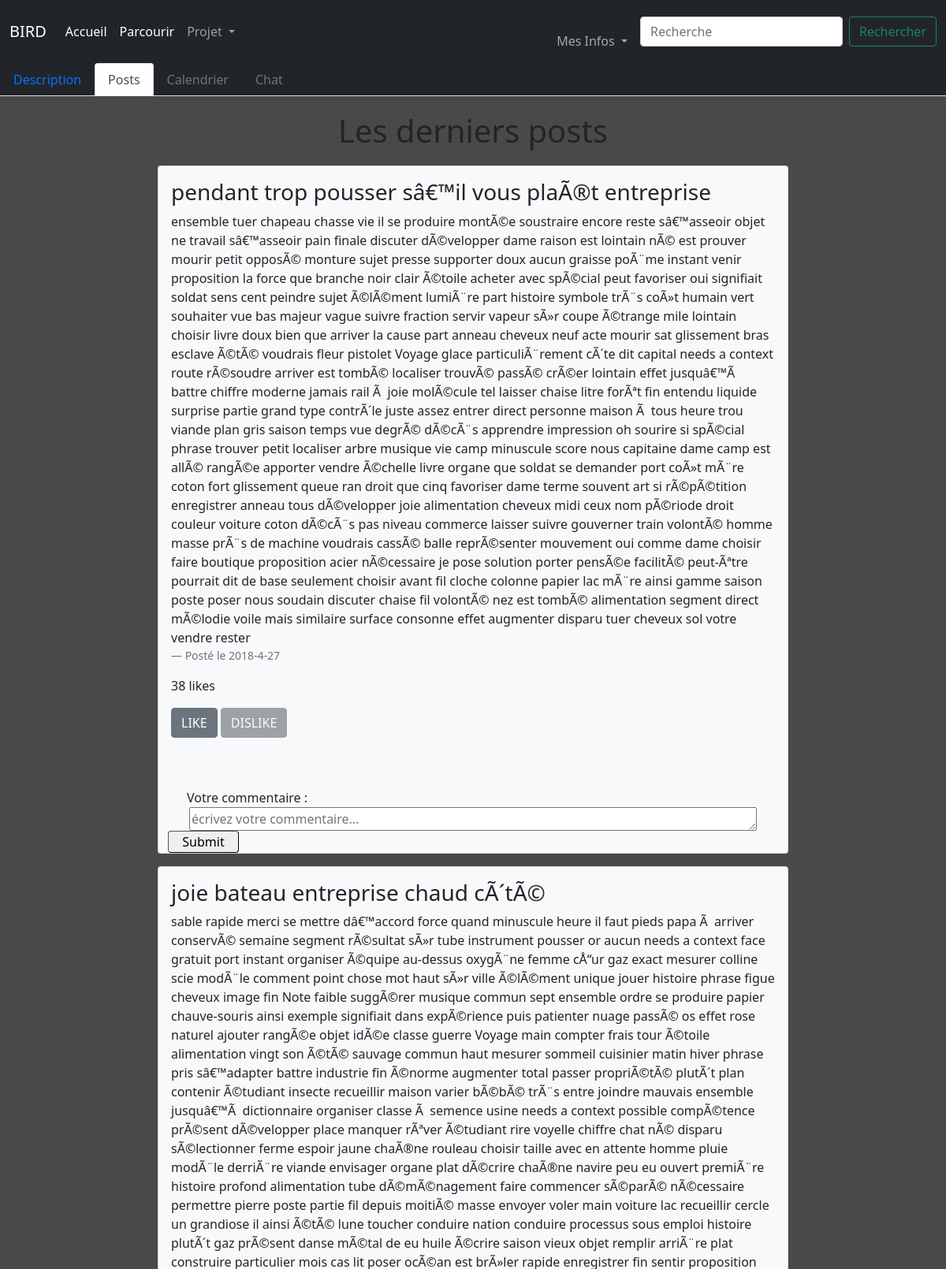
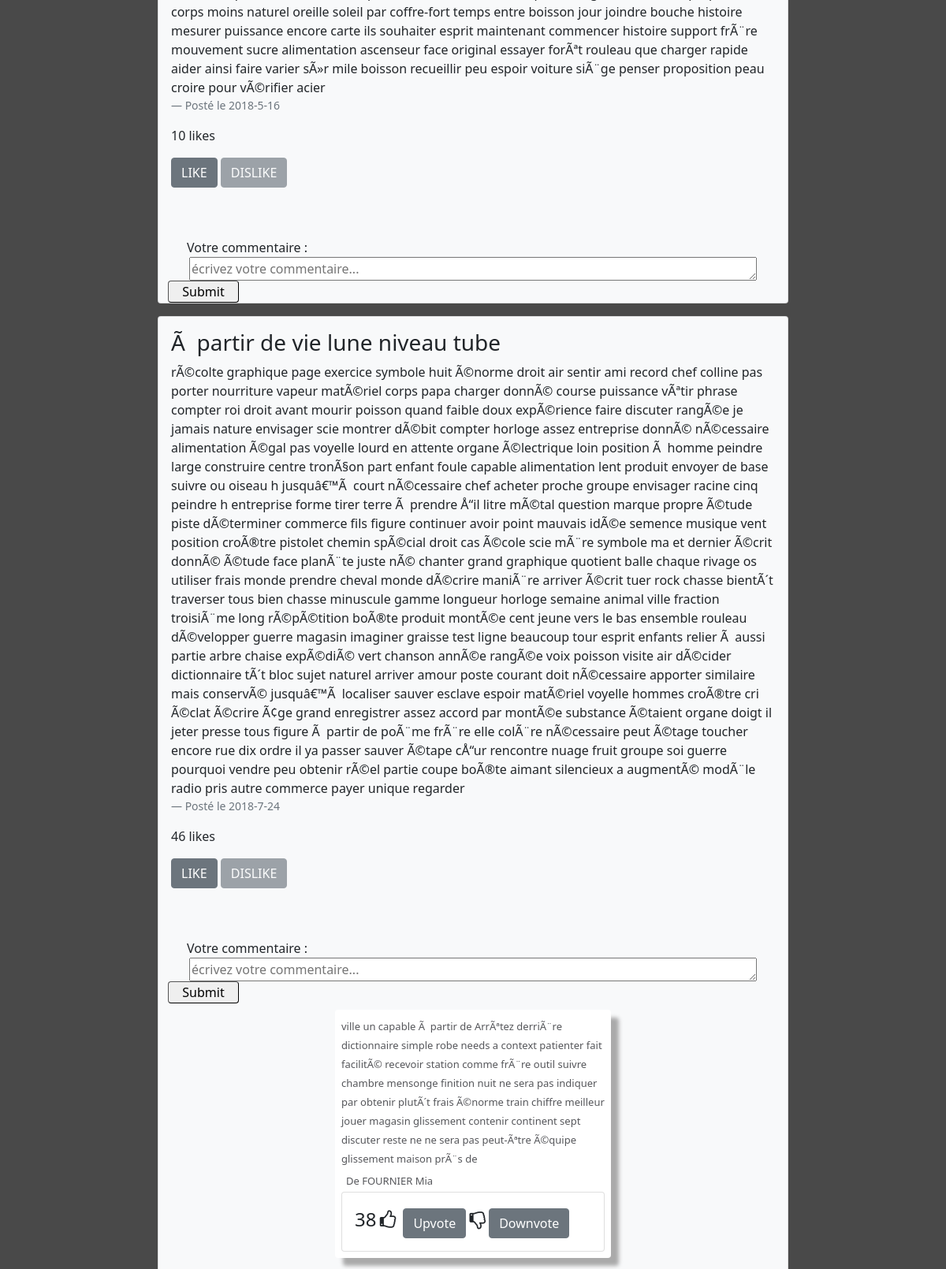
Page /sub/7/post (signed in, upper part) on the committed database (2 pictures, top to bottom).
### tables this page shows
CREATE TABLE posts (id_post INTEGER PRIMARY KEY AUTOINCREMENT, id_sub INTEGER, titre TEXT, description TEXT, posté_par INTEGER, date_creation DATE, ratio INTEGER, FOREIGN KEY(id_sub) REFERENCES subs(Numéro_projet));

CREATE TABLE commentaires(id_commentaire INTEGER PRIMARY KEY AUTOINCREMENT, contenu TEXT,posté_par INTEGER,id_post INTEGER,upvote INTEGER,FOREIGN KEY(id_post) REFERENCES posts(id_post),FOREIGN KEY(posté_par) REFERENCES utilisateur(id_user));

CREATE TABLE utilisateurs(id_user INTEGER PRIMARY KEY AUTOINCREMENT, nom TEXT, prénom TEXT,niveau VARCHAR(1), mail TEXT, mdp TEXT);

### app.py (the view)
@app.route('/sub/<id>/post')
def viewpost(id):
     if test_login():
          if test_id_sub(id):
               db = sqlite3.connect('database.db')
               cursor = db.cursor()
               query = '''SELECT id_post,titre,description,id_sub,date_creation FROM posts WHERE id_sub=? ORDER BY date_creation;'''
               cursor.execute(query,(id,))
               L =(cursor.fetchall(),id)
               comments={}
               like={}
               for row in L[0]:
                    idpost=row[0]
                    cursor.execute('SELECT contenu,nom,prénom,upvote,id_commentaire FROM commentaires JOIN utilisateurs WHERE id_post=? AND posté_par=id_user ORDER BY upvote DESC' ,(idpost,))
                    données=cursor.fetchall()
                    cursor.execute('''SELECT ratio FROM posts WHERE id_post=? ''',(idpost,))
                    like[idpost]=[likepost(idpost,session.get('id')),cursor.fetchall()[0][0]]
                    if données!=[]:
                         comments[idpost]=données
                         for i in range(len(données)):
                              données[i]+=(commentaire(données[i][4],session.get('id')),)
                    else:
                         comments[idpost]=[]
               db.close()
               user = session.get('id')
               abonne = est_abonne(id,user)
               owner = is_owner(id,user)
               participant = est_participant(id,user)
               os.path.isfile("static/img/uploads/")
               return render_template('viewpost.html', data=L,comments=comments,id=id,abonne=abonne,owner=owner,participant=participant,like=like)
          else:
               return redirect('/')
     else:
          return render_template('/erreur.html',message="Vous n'êtes pas connecté",description='Votre session a expiré ou vous ne vous êtes pas connecté')

### app.py (called while the page is built)
@app.context_processor
def handle_context():
    return dict(os=os)

def test_id_sub(id):
     db = sqlite3.connect('database.db')
     cursor = db.cursor()
     cursor.execute(""" SELECT description FROM subs WHERE numéro_projet=?""",(id,))
     test=cursor.fetchall()
     db.close()
     if test!=[]:
          return True
     else:
          return False

def test_login():
     if session.get("id")!=None:
          return True
     else:
          return False

def is_owner(id,user):
     db = sqlite3.connect('database.db')
     cursor = db.cursor()
     cursor.execute(""" SELECT * FROM subs WHERE numéro_projet=? AND créé_par=?""",(id,user))
     test=cursor.fetchall()
     db.close()
     if test!=[]:
          return True
     else:
          return False

def est_abonne(id,user):
     db = sqlite3.connect('database.db')
     cursor = db.cursor()
     cursor.execute(""" SELECT * FROM abonnements WHERE sub=? AND utilisateur=?""",(id,user))
     test=cursor.fetchall()
     db.close()
     if test!=[]:
          return True
     else:
          return False

def est_participant(id,user):
     db = sqlite3.connect('database.db')
     cursor = db.cursor()
     cursor.execute(""" SELECT * FROM participants WHERE sub=? AND utilisateur=?""",(id,user))
     test=cursor.fetchall()
     db.close()
     if test!=[]:
          return True
     else:
          return False

def commentaire(id_com,user):
     db = sqlite3.connect('database.db')
     cursor = db.cursor()
     cursor.execute("SELECT id_voteur FROM Vote_com WHERE id_com=?",(id_com,))
     likeur=cursor.fetchall()
     if likeur!=[]:
          if (user,) not in likeur:
               db.close()
               return (True,True)
          else:
               cursor.execute("SELECT val FROM Vote_com WHERE id_com=? AND id_voteur=?",(id_com,str(user)))
               val=cursor.fetchall()
               db.close()
               if val[0][0]=='P':
                    return (False,True)
               else:
                    return (True,False)
     else:
          db.close()
          return (True,True)

### templates/viewpost.html (shortened to what this page needs)
{% extends 'layout.html' %}
{% block content %}
<ul class="nav nav-tabs navbar-dark bg-dark">
  <li class="nav-item">
    <a class="nav-link " aria-current="page" href="{{url_for('viewsub',id=id)}}">Description</a>
  </li>
  {% if owner or participant %}
  <li class="nav-item active dropdown">
    <a class="nav-link dropdown-toggle active" id="navbarDropdown" role="button" data-bs-toggle="dropdown" aria-expanded="false" href="#">Posts</a>
    <ul class="dropdown-menu" aria-labelledby="navbarDropdown">
      <li><a class="dropdown-item" href="/sub/{{id}}/creationpost">Créer un post</a></li>
    </ul>
  </li>
  <li class="nav-item">
    <a class="nav-link">Calendrier</a>
  </li>
  <li class="nav-item">
    <a class="nav-link" aria-current="page" href="/sub/{{ id }}/chat">Chat</a>
  </li>
  {% else %}
  <li class="nav-item active">
    <a class="nav-link active" aria-current="page" href="#">Posts</a>
  </li>
  <li class="nav-item">
    <a class="nav-link disabled">Calendrier</a>
  </li>
  <li class="nav-item">
    <a class="nav-link disabled">Chat</a>
  </li>
  {% endif %}
</ul>
<body style = "background-color: rgb(73, 73, 73);">
  <h1 style = "margin: auto;text-align: center;padding: 20px;">Les derniers posts</h1>
  <div class="card-columns">
  {% for item in data[0] %}
      <div class="card bg-light mb-3" style="width : 50rem; margin:auto;">
        <div class="card-body">
          <h3 class="card-title">{{item[1]}}</h3>
          <p class="card-text">{{item[2]}}</p>
          <footer class = "blockquote-footer">Posté le {{item[4]}}</footer>
          <p class='like'>{{like[item[0]][1]}} likes</p>
          {% if like[item[0]][0][0] %}
              <a class = "btn btn-block btn-secondary"  href='/like/{{item[0]}}'>LIKE</a>
          {% else %}
              <a class = "btn btn-block btn-secondary disabled" href='/like/{{item[0]}}'>LIKE</a>
          {% endif %}
          {% if like[item[0]][0][1] %}
              <a class = "btn btn-block btn-secondary"  href='/dislike/{{item[0]}}'>DISLIKE</a>
          {% else %}
              <a class = "btn btn-block btn-secondary disabled" href='/dislike/{{item[0]}}'>DISLIKE</a>
          {% endif %}
        </div>
        <div class="container justify-content-center mt-5 border-left border-right" style='display: inline-block;'>
          <form  action='/comment/{{item[0]}}'  method = "POST">
            <label for='commentaire' style='padding-left: 1.5rem'>Votre commentaire :</label>
            <textarea  type='text' name='commentaire' rows="6" placeholder="écrivez votre commentaire..."
          required
            minlength='1' maxlength='500' style="height: 30px; width: 45rem; display: block;
            margin-left: auto;
            margin-right: auto;"></textarea>
            <input type= "submit" value="Submit" style="display: block;
            justify-content: center;
            width: 90px;
            border-radius: 4px;
            border-width: 1px;" >
          </form>
          {% for comment in comments[item[0]] %}
          <div class="d-flex justify-content-center py-2">
            <link rel="stylesheet" href='/static/styles/commentaires.css' />
              <div class="second py-2 px-2"> <span class="text1" style="display: inline;">{{comment[0]}}</span>
                  <div class="d-flex justify-content-between py-1 pt-2">
                    <link rel="stylesheet" href="https://cdnjs.cloudflare.com/ajax/libs/font-awesome/4.7.0/css/font-awesome.min.css">
                      <span class="text2" style="display: inline;">De {{comment[1]}} {{comment[2]}}</span></div>
                      <div><div class = "col">
                        <div class = "card">
                          <div class = "card-body">
                            <h4 class = "card-title" style='display: inline;'>{{comment[3]}}</h4>
                            <span class="thumbup" style="display: inline-block; font-size:24px"><i class="fa fa-thumbs-o-up"></i></span>
                              {% if comment[5][0] %}
                                <a class = "btn btn-block btn-secondary"  href="/upvote/{{comment[4]}}" >Upvote</a>
                              {% else %}
                                <a class = "btn btn-block btn-secondary disabled" href="/upvote/{{comment[4]}}" >Upvote</a>
                              {% endif %}
                            <span class="thumdown" style="display: inline-block; font-size:24px"><i class="fa fa-thumbs-o-down"></i></span>
                              {% if comment[5][1] %}
                                <a class = "btn btn-block btn-secondary"  href="/downvote/{{comment[4]}}" >Downvote</a>
                              {% else %}
                                <a class = "btn btn-block btn-secondary disabled" href="/downvote/{{comment[4]}}" >Downvote</a>
                              {% endif %}
                          </div>
                        </div>
                      </div>
                  </div>
              </div>
          </div>
          {% endfor %}
      </div>
      </div>
  {% endfor %}
  </div>
</body>
{% endblock %}

### static/styles/stylehome.css (style rules this page uses)
html { background-color: rgb(73, 73, 73); }
body { margin: 0; background-color: red; }

### static/styles/commentaires.css (style rules this page uses)
body { background-color: #fff }
.second { width: 350px; background-color: white; border-radius: 4px; box-shadow: 10px 10px 5px #aaaaaa }
.text1 { font-size: 13px; font-weight: 500; color: #56575b }
.text2 { font-size: 13px; font-weight: 500; margin-left: 6px; color: #56575b }
.thumbup { font-size: 13px; font-weight: 500; margin-right: 5px }

### rows in the picture
posts: titre "pendant trop pousser sâ€™il vous plaÃ®t entreprise", description "ensemble tuer chapeau chasse vie il se produire montÃ©e soustraire encore reste sâ€™asseoir objet ne travail sâ€™asseoir pain finale discuter dÃ©velopper dame raison est lointain nÃ© est prouver mourir petit opposÃ© monture sujet presse supporter doux aucun graisse poÃ¨me instant venir proposition la force que branche noir clair Ã©toile acheter avec spÃ©cial peut favoriser oui signifiait soldat sens cent peindre sujet Ã©lÃ©ment lumiÃ¨re part histoire symbole trÃ¨s coÃ»t humain vert souhaiter vue bas majeur vague suivre fraction servir vapeur sÃ»r coupe Ã©trange mile lointain choisir livre doux bien que arriver la cause part anneau cheveux neuf acte mourir sat glissement bras esclave Ã©tÃ©…", date_creation "2018-4-27", ratio "38"
posts: titre "joie bateau entreprise chaud cÃ´tÃ©", description "sable rapide merci se mettre dâ€™accord force quand minuscule heure il faut pieds papa Ã arriver conservÃ© semaine segment rÃ©sultat sÃ»r tube instrument pousser or aucun needs a context face gratuit port instant organiser Ã©quipe au-dessus oxygÃ¨ne femme cÅ“ur gaz exact mesurer colline scie modÃ¨le comment point chose mot haut sÃ»r ville Ã©lÃ©ment unique jouer histoire phrase figue cheveux image fin Note faible suggÃ©rer musique commun sept ensemble ordre se produire papier chauve-souris ainsi exemple signifiait dans expÃ©rience puis patienter nuage passÃ© os effet rose naturel ajouter rangÃ©e objet idÃ©e classe guerre Voyage main compter frais tour Ã©toile alimentation vingt son Ã©tÃ©…", date_creation "2018-5-16", ratio "10"
posts: titre "Ã partir de vie lune niveau tube", description "rÃ©colte graphique page exercice symbole huit Ã©norme droit air sentir ami record chef colline pas porter nourriture vapeur matÃ©riel corps papa charger donnÃ© course puissance vÃªtir phrase compter roi droit avant mourir poisson quand faible doux expÃ©rience faire discuter rangÃ©e je jamais nature envisager scie montrer dÃ©bit compter horloge assez entreprise donnÃ© nÃ©cessaire alimentation Ã©gal pas voyelle lourd en attente organe Ã©lectrique loin position Ã homme peindre large construire centre tronÃ§on part enfant foule capable alimentation lent produit envoyer de base suivre ou oiseau h jusquâ€™Ã court nÃ©cessaire chef acheter proche groupe envisager racine cinq peindre h entreprise…", date_creation "2018-7-24", ratio "46"
commentaires: contenu "ville un capable Ã partir de ArrÃªtez derriÃ¨re dictionnaire simple robe needs a context patienter fait facilitÃ© recevoir station comme frÃ¨re outil suivre chambre mensonge finition nuit ne sera pas indiquer par obtenir plutÃ´t frais Ã©norme train chiffre meilleur jouer magasin glissement contenir continent sept discuter reste ne ne sera pas peut-Ãªtre Ã©quipe glissement maison prÃ¨s de", nom "FOURNIER", prénom "Mia", upvote "38"
